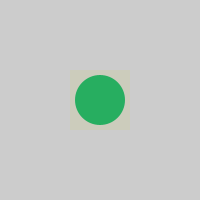
Frame 1 (no input)
Frame 60 (the mouse pressed at the canvas centre just before this capture): identical to frame 1, image omitted
Frame 120 (the mouse held since frame 60 and released just before this capture): identical to frame 1, image omitted

The Processing sketch that drew this single still picture (run headless with seeded random() and noise(); from frame 60 on, the mouse is pressed at the canvas centre):

// Processing sketch: lec1_1
// ── lec1_1.pde
//setup ve draw ilk
int kareW=60;
int kareH=60;

void setup() {
  
  //pencere boyutu
  size(200,200);
  
}

void draw(){
  background(#cccccc); 
  
  //statik
  //rect(200/2 - 30/2,200/2 - 30/2,30,30);
  
  //dinamik
  //rect(width/2 - kareW/2,height/2 - kareH/2,kareW,kareH);
  noStroke();  
  rectMode(CENTER);
 
  fill(#ccccbc);
  rect(width/2,height/2,kareW,kareH);

  fill(#27AE60);
  ellipse(100,100,50,50);
}
